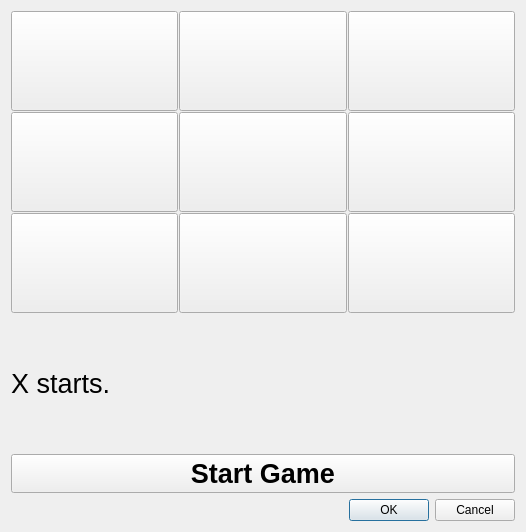
<?xml version="1.0" encoding="UTF-8"?>
<ui version="4.0">
 <class>Dialog</class>
 <widget class="QDialog" name="Dialog">
  <property name="geometry">
   <rect>
    <x>0</x>
    <y>0</y>
    <width>526</width>
    <height>532</height>
   </rect>
  </property>
  <property name="windowTitle">
   <string>Tic Tac Toe</string>
  </property>
  <layout class="QVBoxLayout" name="verticalLayout">
   <item>
    <layout class="QGridLayout" name="gridLayout">
     <property name="sizeConstraint">
      <enum>QLayout::SetNoConstraint</enum>
     </property>
     <property name="spacing">
      <number>1</number>
     </property>
     <item row="1" column="1">
      <widget class="QPushButton" name="pushButton11">
       <property name="sizePolicy">
        <sizepolicy hsizetype="Minimum" vsizetype="Maximum">
         <horstretch>100</horstretch>
         <verstretch>100</verstretch>
        </sizepolicy>
       </property>
       <property name="minimumSize">
        <size>
         <width>100</width>
         <height>100</height>
        </size>
       </property>
       <property name="font">
        <font>
         <pointsize>50</pointsize>
        </font>
       </property>
       <property name="text">
        <string/>
       </property>
      </widget>
     </item>
     <item row="1" column="0">
      <widget class="QPushButton" name="pushButton01">
       <property name="sizePolicy">
        <sizepolicy hsizetype="Minimum" vsizetype="Maximum">
         <horstretch>100</horstretch>
         <verstretch>100</verstretch>
        </sizepolicy>
       </property>
       <property name="minimumSize">
        <size>
         <width>100</width>
         <height>100</height>
        </size>
       </property>
       <property name="font">
        <font>
         <pointsize>50</pointsize>
        </font>
       </property>
       <property name="text">
        <string/>
       </property>
      </widget>
     </item>
     <item row="0" column="1">
      <widget class="QPushButton" name="pushButton10">
       <property name="sizePolicy">
        <sizepolicy hsizetype="Minimum" vsizetype="Maximum">
         <horstretch>100</horstretch>
         <verstretch>100</verstretch>
        </sizepolicy>
       </property>
       <property name="minimumSize">
        <size>
         <width>100</width>
         <height>100</height>
        </size>
       </property>
       <property name="font">
        <font>
         <pointsize>50</pointsize>
        </font>
       </property>
       <property name="text">
        <string/>
       </property>
      </widget>
     </item>
     <item row="2" column="2">
      <widget class="QPushButton" name="pushButton22">
       <property name="sizePolicy">
        <sizepolicy hsizetype="Minimum" vsizetype="Maximum">
         <horstretch>100</horstretch>
         <verstretch>100</verstretch>
        </sizepolicy>
       </property>
       <property name="minimumSize">
        <size>
         <width>100</width>
         <height>100</height>
        </size>
       </property>
       <property name="font">
        <font>
         <pointsize>50</pointsize>
        </font>
       </property>
       <property name="text">
        <string/>
       </property>
      </widget>
     </item>
     <item row="1" column="2">
      <widget class="QPushButton" name="pushButton21">
       <property name="sizePolicy">
        <sizepolicy hsizetype="Minimum" vsizetype="Maximum">
         <horstretch>100</horstretch>
         <verstretch>100</verstretch>
        </sizepolicy>
       </property>
       <property name="minimumSize">
        <size>
         <width>100</width>
         <height>100</height>
        </size>
       </property>
       <property name="font">
        <font>
         <pointsize>50</pointsize>
        </font>
       </property>
       <property name="text">
        <string/>
       </property>
      </widget>
     </item>
     <item row="0" column="2">
      <widget class="QPushButton" name="pushButton20">
       <property name="sizePolicy">
        <sizepolicy hsizetype="Minimum" vsizetype="Maximum">
         <horstretch>100</horstretch>
         <verstretch>100</verstretch>
        </sizepolicy>
       </property>
       <property name="minimumSize">
        <size>
         <width>100</width>
         <height>100</height>
        </size>
       </property>
       <property name="font">
        <font>
         <pointsize>50</pointsize>
        </font>
       </property>
       <property name="text">
        <string/>
       </property>
      </widget>
     </item>
     <item row="2" column="0">
      <widget class="QPushButton" name="pushButton02">
       <property name="sizePolicy">
        <sizepolicy hsizetype="Minimum" vsizetype="Maximum">
         <horstretch>100</horstretch>
         <verstretch>100</verstretch>
        </sizepolicy>
       </property>
       <property name="minimumSize">
        <size>
         <width>100</width>
         <height>100</height>
        </size>
       </property>
       <property name="font">
        <font>
         <pointsize>50</pointsize>
        </font>
       </property>
       <property name="text">
        <string/>
       </property>
      </widget>
     </item>
     <item row="0" column="0">
      <widget class="QPushButton" name="pushButton00">
       <property name="sizePolicy">
        <sizepolicy hsizetype="Minimum" vsizetype="Maximum">
         <horstretch>100</horstretch>
         <verstretch>100</verstretch>
        </sizepolicy>
       </property>
       <property name="minimumSize">
        <size>
         <width>100</width>
         <height>100</height>
        </size>
       </property>
       <property name="font">
        <font>
         <pointsize>50</pointsize>
        </font>
       </property>
       <property name="text">
        <string/>
       </property>
      </widget>
     </item>
     <item row="2" column="1">
      <widget class="QPushButton" name="pushButton12">
       <property name="sizePolicy">
        <sizepolicy hsizetype="Minimum" vsizetype="Maximum">
         <horstretch>100</horstretch>
         <verstretch>100</verstretch>
        </sizepolicy>
       </property>
       <property name="minimumSize">
        <size>
         <width>100</width>
         <height>100</height>
        </size>
       </property>
       <property name="font">
        <font>
         <pointsize>50</pointsize>
        </font>
       </property>
       <property name="text">
        <string/>
       </property>
      </widget>
     </item>
    </layout>
   </item>
   <item>
    <widget class="QLabel" name="label">
     <property name="font">
      <font>
       <pointsize>20</pointsize>
      </font>
     </property>
     <property name="text">
      <string>X starts.</string>
     </property>
    </widget>
   </item>
   <item>
    <widget class="QPushButton" name="btnStart">
     <property name="font">
      <font>
       <pointsize>20</pointsize>
       <weight>75</weight>
       <italic>false</italic>
       <bold>true</bold>
       <underline>false</underline>
       <strikeout>false</strikeout>
       <kerning>false</kerning>
      </font>
     </property>
     <property name="text">
      <string>Start Game</string>
     </property>
    </widget>
   </item>
   <item>
    <widget class="QDialogButtonBox" name="buttonBox">
     <property name="orientation">
      <enum>Qt::Horizontal</enum>
     </property>
     <property name="standardButtons">
      <set>QDialogButtonBox::Cancel|QDialogButtonBox::Ok</set>
     </property>
    </widget>
   </item>
  </layout>
 </widget>
 <resources/>
 <connections>
  <connection>
   <sender>buttonBox</sender>
   <signal>accepted()</signal>
   <receiver>Dialog</receiver>
   <slot>accept()</slot>
   <hints>
    <hint type="sourcelabel">
     <x>248</x>
     <y>254</y>
    </hint>
    <hint type="destinationlabel">
     <x>157</x>
     <y>274</y>
    </hint>
   </hints>
  </connection>
  <connection>
   <sender>buttonBox</sender>
   <signal>rejected()</signal>
   <receiver>Dialog</receiver>
   <slot>reject()</slot>
   <hints>
    <hint type="sourcelabel">
     <x>316</x>
     <y>260</y>
    </hint>
    <hint type="destinationlabel">
     <x>286</x>
     <y>274</y>
    </hint>
   </hints>
  </connection>
 </connections>
</ui>
